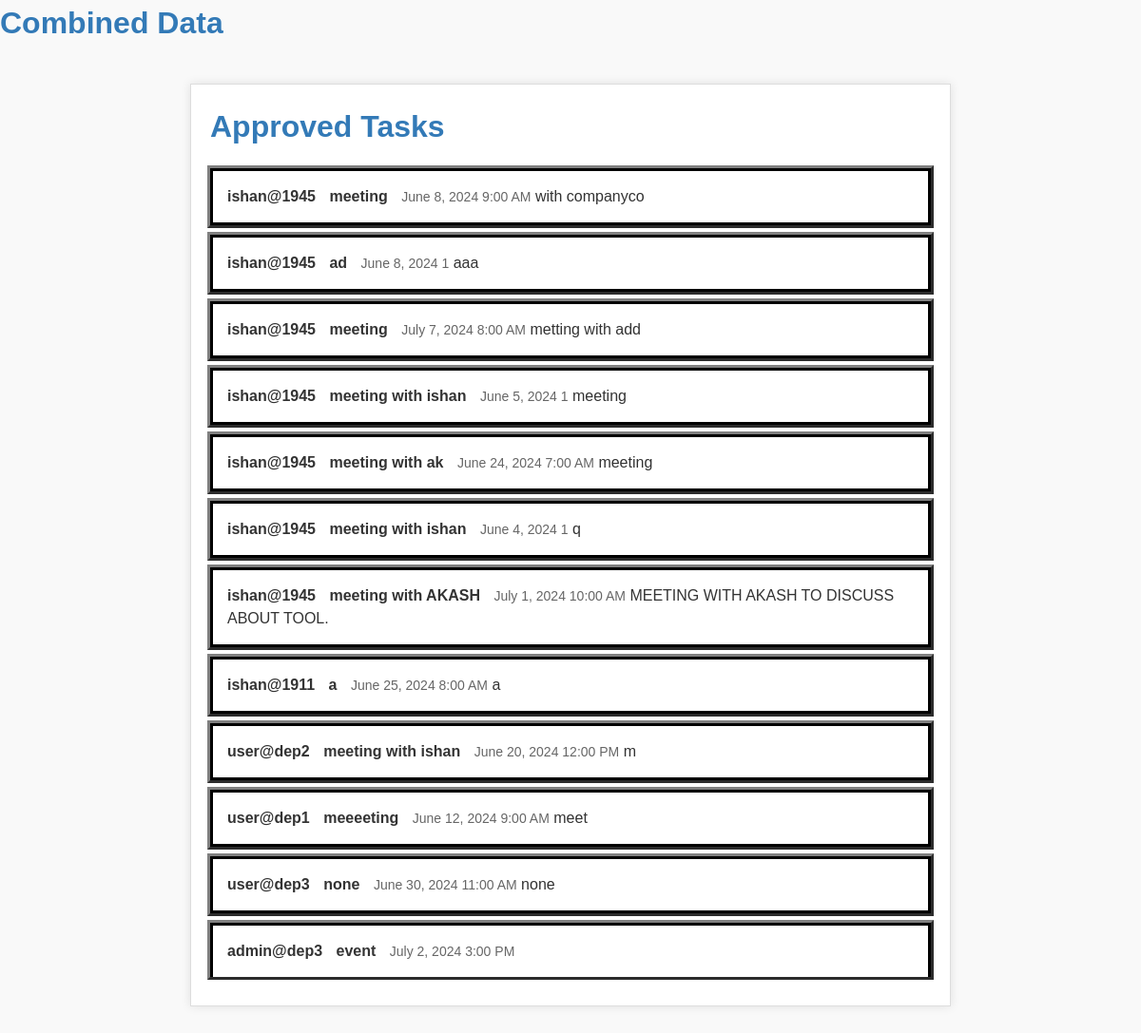
Page /calendar/master/ on the committed database.
### calendar_app/models.py (models this page shows, shortened)
class Task1(models.Model):
    user = models.ForeignKey(User, on_delete=models.CASCADE)
    date = models.DateField()
    choice_options = [
        ('6:00 AM', '6:00AM'),
        ('7:00 AM', '7:00AM'),
        ('8:00 AM', '8:00AM'),
        ('9:00 AM', '9:00AM'),
        ('10:00 AM', '10:00AM'),
        ('11:00 AM', '11:00AM'),
        ('12:00 PM', '12:00PM'),
        ('1:00 PM', '1:00PM'),
        ('2:00 PM', '2:00PM'),
        ('3:00 PM', '3:00PM'),
        ('4:00 PM', '4:00PM'),
        ('5:00 PM', '5:00PM'),
        ('6:00 PM', '6:00PM'),
        ('7:00 PM', '7:00PM'),
        ('8:00 PM', '8:00PM'),
        ('9:00 PM',  '9:00PM'),
    ]
    time = models.CharField(max_length=20, choices=choice_options)
    title = models.CharField(max_length=200)
    description = models.TextField(blank=True, null=True)
    approved = models.BooleanField(default=False)  # For admin approval

class Task3(models.Model):
    user = models.ForeignKey(User, on_delete=models.CASCADE)
    date = models.DateField()
    choice_options = [
        ('6:00 AM', '6:00AM'),
        ('7:00 AM', '7:00AM'),
        ('8:00 AM', '8:00AM'),
        ('9:00 AM', '9:00AM'),
        ('10:00 AM', '10:00AM'),
        ('11:00 AM', '11:00AM'),
        ('12:00 PM', '12:00PM'),
        ('1:00 PM', '1:00PM'),
        ('2:00 PM', '2:00PM'),
        ('3:00 PM', '3:00PM'),
        ('4:00 PM', '4:00PM'),
        ('5:00 PM', '5:00PM'),
        ('6:00 PM', '6:00PM'),
        ('7:00 PM', '7:00PM'),
        ('8:00 PM', '8:00PM'),
        ('9:00 PM',  '9:00PM'),
    ]
    time = models.CharField(max_length=20, choices=choice_options)
    title = models.CharField(max_length=200)
    description = models.TextField(blank=True, null=True)
    approved = models.BooleanField(default=False)  # For admin approval

### calendar_app/views.py (the view)
# urls.py: path('master/', calendar_views.my_view, name='master'),
def my_view(request):
    data1 = Task1.objects.filter(approved=True)
    data2 = Task2.objects.filter(approved=True)
    data3 = Task3.objects.filter(approved=True)
    combined_data = list(data1) + list(data2) + list(data3)
    return render(request, 'master.html', {
        'combined_data': combined_data,
    })

### calendar_app/templates/master.html (shortened to what this page needs)
{% load static %}
<!DOCTYPE html>
<html>
<head>
	  <link rel="stylesheet" href="{% static 'calendar_app/style5.css' %}">
</head>
<body>
    <h1>Combined Data</h1>
       <div class="container">
        <h1>Approved Tasks</h1>
        <ul class="task-list">
            {% for item in combined_data %}
            <li>
                <span class="task-title">{{ item.user }}</span>
				<span class="task-title">{{ item.title }}</span>
                <span class="task-date">{{ item.date }} {{ item.time }}</span>
				<span class="task-dat">{{ item.description }} </span>
            </li>
            {% endfor %}
        </ul>
    </div>
</body>
</html>

### calendar_app/static/calendar_app/style5.css (style rules this page uses)
* { box-sizing: border-box; margin: 0; padding: 0; }
body { font-family: Arial, sans-serif; font-size: 16px; line-height: 1.5; color: #333; background-color: #f9f9f9; }
h1 { font-weight: bold; color: #337ab7; margin-bottom: 20px; }
.container { max-width: 800px; margin: 40px auto; padding: 20px; background-color: #fff; border: 1px solid #ddd; box-shadow: 0 0 10px rgba(0, 0, 0, 0.1); }
.task-list { list-style: none; padding: 0; margin: 0; }
.task-list li { padding: 15px; border-bottom: 1px solid #ddd; border:3px solid black; outline-style:outset; outline-color:grey; margin-bottom:10px; }
.task-list li:last-child { border-bottom: none; }
.task-list li .task-title { font-weight: bold; margin-right: 10px; }
.task-list li .task-date { color: #666; font-size: 14px; }

### rows in the picture
Task1: user "ishan@1945", title "meeting", date "June 8, 2024", time "9:00 AM", description "with companyco"
Task1: user "ishan@1945", title "ad", date "June 8, 2024", time "1", description "aaa"
Task1: user "ishan@1945", title "meeting", date "July 7, 2024", time "8:00 AM", description "metting with add"
Task1: user "ishan@1945", title "meeting with ishan", date "June 5, 2024", time "1", description "meeting"
Task1: user "ishan@1945", title "meeting with ak", date "June 24, 2024", time "7:00 AM", description "meeting"
Task1: user "ishan@1945", title "meeting with ishan", date "June 4, 2024", time "1", description "q"
Task1: user "ishan@1945", title "meeting with AKASH", date "July 1, 2024", time "10:00 AM", description "MEETING WITH AKASH TO DISCUSS ABOUT TOOL."
Task1: user "ishan@1911", title "a", date "June 25, 2024", time "8:00 AM", description "a"
Task1: user "user@dep2", title "meeting with ishan", date "June 20, 2024", time "12:00 PM", description "m"
Task1: user "user@dep1", title "meeeeting", date "June 12, 2024", time "9:00 AM", description "meet"
Task3: user "user@dep3", title "none", date "June 30, 2024", time "11:00 AM", description "none"
Task3: user "admin@dep3", title "event", date "July 2, 2024", time "3:00 PM"
